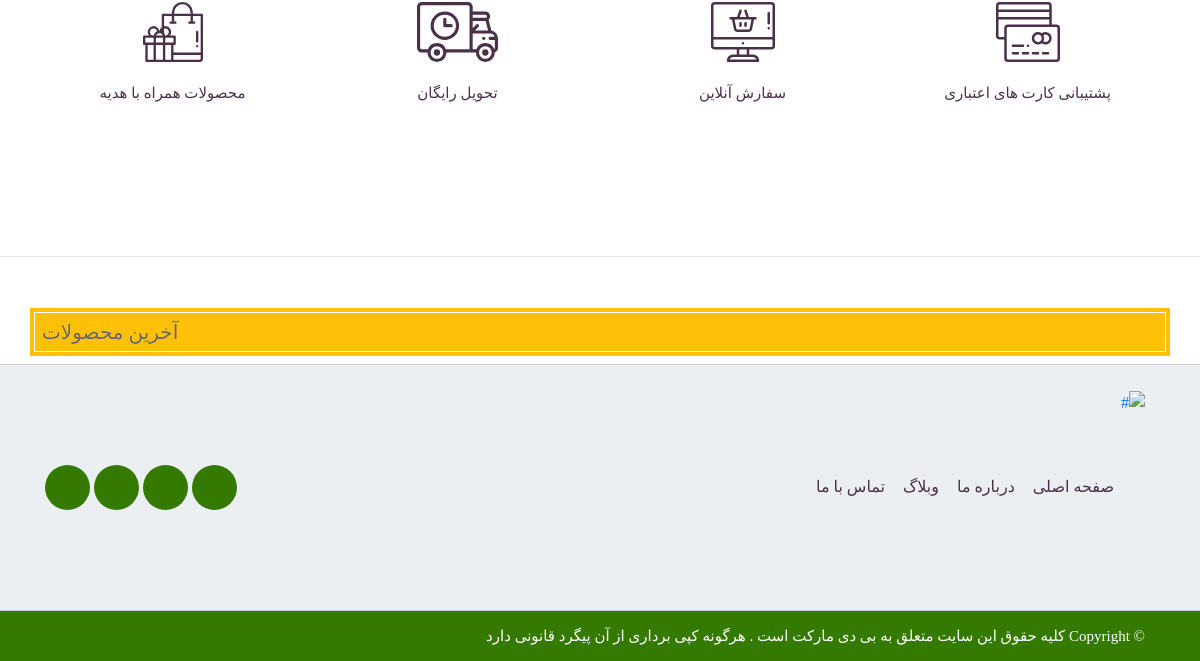
Before: / (lower part) with the older database file.
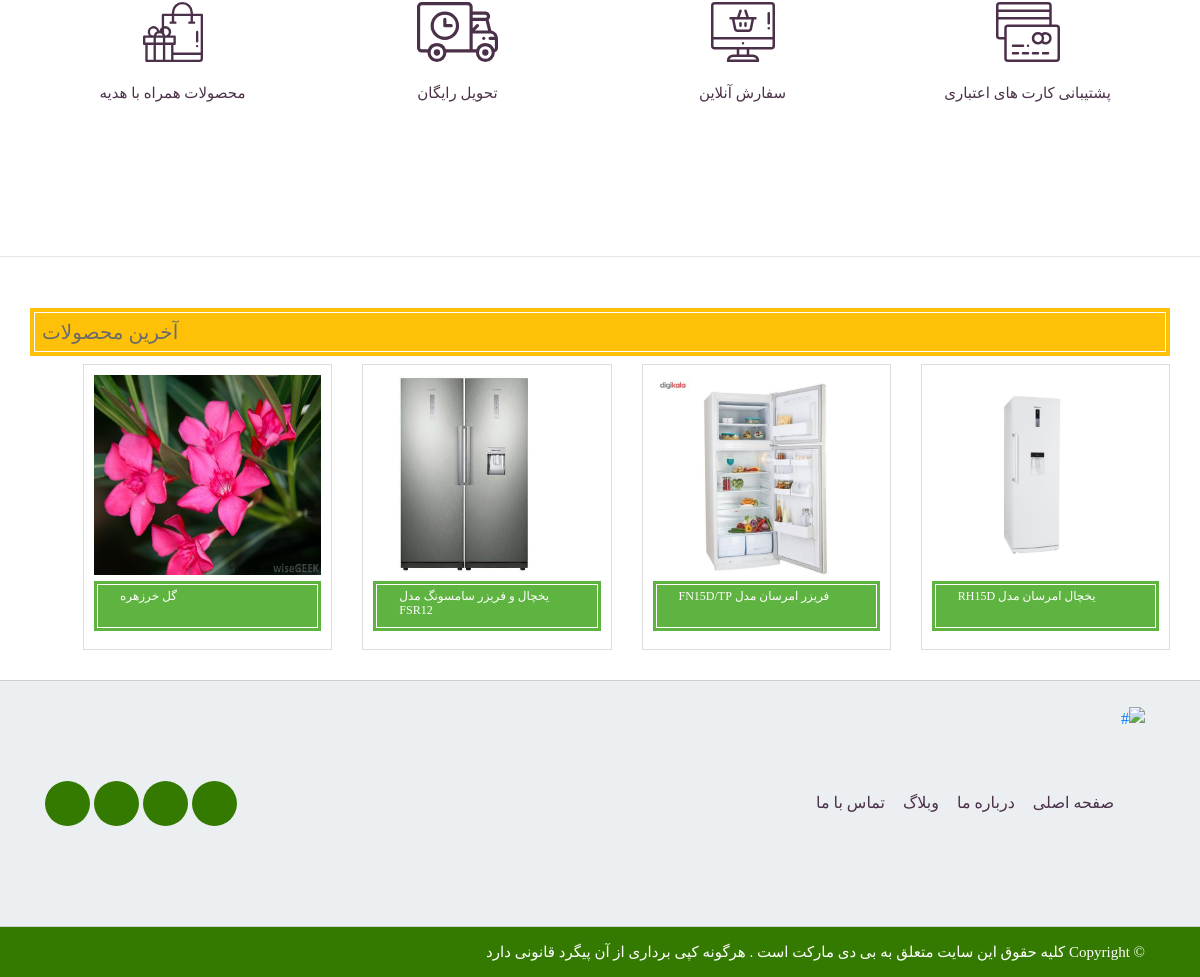
After: the same page with the newer database file.
### content/models.py (models this page shows, shortened)
class Product(models.Model):
    product_name = models.CharField(max_length=250, verbose_name= "نام محصول")
    product_description = models.TextField(
        max_length=1000, blank=True, null=True , verbose_name= "توضیحات محصول")
    product_image = models.ImageField(
        upload_to='content/images/', blank=True, null=True, verbose_name= "تصویر محصول")
    subcategory_id = models.ForeignKey(
        SubCategory, on_delete=models.SET_NULL, blank=True, null=True, verbose_name= "دسته بندی")
    brand_id = models.ForeignKey(
        Brand, on_delete=models.SET_NULL, blank=True, null=True, related_name='brand', verbose_name= "نام برند")
    attribute = models.ManyToManyField(Attribute, through='ProductAttr', verbose_name= "ویژگی")

### content/views.py (the view)
# urls.py: path('', views.ArticleList.as_view(), name='home'),
def home(request):
    if request.method == 'GET':
        subs = SubCategory.objects.all()
        last_product = Product.objects.all()[:4]
        def list_generator(subs, parent=None):
            lst = []
            try:
                for sub in subs:
                    if sub.parent_category == parent:
                        lst.append(sub)
                        tmp = list_generator(subs, sub)
                        if tmp:
                            lst.append(tmp)
                return lst
            except:
                return HttpResponse('hi')
        lst = list_generator(subs)
        return render(request, 'content/home.html', {'subs': lst, 'last_product':last_product})
    else:
        pass

### content/models.py (called while the page is built)
    def __str__(self):
        return self.cat_name

### content/templates/content/home.html (shortened to what this page needs)
{% extends 'base.html' %} {% block content %}
{% load static %}
<section class="feature_part section_padding bg-orange">
  <div class="container">
      <div class="row justify-content-center">
          <div class="col-lg-3 col-sm-6">
              <div class="single_feature_part">
                  <img src="{% static 'img/feature_icon_1.svg' %}">
                  <h4>پشتیبانی کارت های اعتباری</h4>
              </div>
          </div>
          <div class="col-lg-3 col-sm-6">
              <div class="single_feature_part">
                  <img src="{% static 'img/feature_icon_2.svg' %}">
                  <h4>سفارش آنلاین</h4>
              </div>
          </div>
          <div class="col-lg-3 col-sm-6">
              <div class="single_feature_part">
                  <img src="{% static 'img/feature_icon_3.svg' %}">
                  <h4>تحویل رایگان</h4>
              </div>
          </div>
          <div class="col-lg-3 col-sm-6">
              <div class="single_feature_part">
                  <img src="{% static 'img/feature_icon_4.svg' %}">
                  <h4>محصولات همراه با هدیه</h4>
              </div>
          </div>
      </div>
  </div>
</section>
<hr>
<section class="ptop-35">
  <div class="container">
    <div class="row">
      <div class="col-md-12 pleft-0 pright-0">
                <div class="w3-bar w3-black">
             <h4>آخرین محصولات
                   </h4>
                   </div>
    </div>
    <div class="row">
      <div class="col-md-12">
        <div class="product_list">
            <div class="row">
{% for pro in last_product %}
                <div class="col-lg-3 col-sm-6">
                    <div class="single_product_item">
                        <img src="{{ pro.product_image.url }}" alt="#" class="img-fluid" style="height:200px">
                        <h5> <a href="{% url 'content:productdetails' pro.id %}">{{ pro.product_name }}</a> </h5>
                    </div>
                </div>
{% endfor %}
              </div></div></div>
    </div>
  </div>
</section>
 {% endblock %}

### templates/base.html (shortened to what this page needs)
<!DOCTYPE html>
{% load static %}
<html lang="en">
  <head>
    <link rel="stylesheet" href="{% static 'css/animate.css' %}">
    <link rel="stylesheet" href="{% static 'css/owl.carousel.min.css' %}">
    <link rel="stylesheet" href="{% static 'css/all.css' %}">
    <link rel="stylesheet" href="{% static 'css/flaticon.css' %}">
    <link rel="stylesheet" href="{% static 'css/themify-icons.css' %}">
    <link rel="stylesheet" href="{% static 'css/magnific-popup.css' %}">
    <link rel="stylesheet" href="{% static 'css/slick.css' %}">
    <link rel="stylesheet" href="{% static 'css/style.css' %}">
    <link
      rel="stylesheet"
      href="https://cdn.rtlcss.com/bootstrap/v4.2.1/css/bootstrap.min.css"
    >
    <link rel="stylesheet" href="{% static 'css/owl.carousel.min.css' %}">
<link rel="stylesheet" href="{% static 'css/owl.theme.default.min.css' %}">
    <link
      rel="stylesheet"
      href="{% static 'css/styles.css' %}"
    >
  </head>
  <body style='direction: rtl;'>
    <div>
      <div>
        {% block content %}
        {% endblock %}
      </div>
      <footer class="footer_part">
        <div class="footer_iner">
            <div class="container">
                <div class="row justify-content-between align-items-center">
                    <div class="col-lg-9">
                        <div class="footer_menu">
                            <div class="footer_logo">
                                <a href="{% url 'content:home' %}"><img style="
                                  width: 230px;
                                  position: relative;
                                  top: -85px;
"                               src="{% static 'img/footer-logo.png' %}" alt="#"></a>
                            </div>
                            <div class="footer_menu_item">
                                <a href="{% url 'content:home' %}">صفحه اصلی</a>
                                <a href="{% url 'content:aboutus' %}">درباره ما</a>
                                <a href="{% url 'blog:home' %}">وبلاگ</a>
                                <a href="{% url 'content:contactus' %}">تماس با ما</a>
                            </div>
                        </div>
                    </div>
                    <div class="col-lg-3">
                        <div class="social_icon">
                            <a href="#"><i class="fab fa-facebook-f"></i></a>
                            <a href="#"><i class="fab fa-instagram"></i></a>
                            <a href="#"><i class="fab fa-google-plus-g"></i></a>
                            <a href="#"><i class="fab fa-linkedin-in"></i></a>
                        </div>
                    </div>
                </div>
            </div>
        </div>
        <div class="copyright_part">
            <div class="container">
                <div class="row ">
                    <div class="col-lg-12">
                        <div class="copyright_text">
                            <p>
                                &copy; Copyright <span>کلیه حقوق این سایت متعلق به بی دی مارکت است . هرگونه کپی برداری از آن پیگرد قانونی دارد</span>
                            </p>
                        </div>
                    </div>
                </div>
            </div>
        </div>
    </footer>
    </div>
  </body>
</html>

### static/css/all.css (style rules this page uses)
.fa, .fas, .far, .fal, .fab { -moz-osx-font-smoothing: grayscale; -webkit-font-smoothing: antialiased; display: inline-block; font-style: normal; font-variant: normal; text-rendering: auto; line-height: 1; }
.fa-facebook-f:before { content: "\f39e"; }
.fa-google-plus-g:before { content: "\f0d5"; }
.fa-instagram:before { content: "\f16d"; }
.fa-linkedin-in:before { content: "\f0e1"; }
.fab { font-family: 'Font Awesome 5 Brands'; }

### static/css/styles.css (style rules this page uses)
body { direction: rtl; font-family: Shabnam; }
.pleft-0 { padding-left: 0 !important; }
.pright-0 { padding-right: 0 !important; }
::placeholder { color: #999 !important; }
footer { background-color: #eceff1; border-top: 1px solid #cccfd0; }
body { overflow-x: hidden; }
.bg-orange { background-color: #fff; }
.ptop-35 { padding-top: 35px; }
.w3-bar h4 { color: #6b6b6b; background-color: #ffc107; padding: 12px; outline: 1px solid #fff; outline-offset: -5px; font-size: 20px; }

Changed rows visible on the page:
added Product: product_image (picture), product_name "یخچال امرسان مدل RH15D"
added Product: product_image (picture), product_name "فریزر امرسان مدل FN15D/TP"
added Product: product_image (picture), product_name "یخچال و فریزر سامسونگ مدل FSR12"
added Product: product_image (picture), product_name "گل خرزهره"
